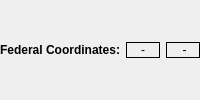
           <widget class="QWidget" name="FederalCoordinatesWidget" native="true">
            <property name="sizePolicy">
             <sizepolicy hsizetype="Expanding" vsizetype="Expanding">
              <horstretch>0</horstretch>
              <verstretch>0</verstretch>
             </sizepolicy>
            </property>
            <layout class="QHBoxLayout" name="horizontalLayout_20" stretch="1,1,1">
             <property name="margin">
              <number>0</number>
             </property>
             <item>
              <widget class="QLabel" name="fedCoordLbl">
               <property name="sizePolicy">
                <sizepolicy hsizetype="Expanding" vsizetype="Fixed">
                 <horstretch>0</horstretch>
                 <verstretch>0</verstretch>
                </sizepolicy>
               </property>
               <property name="font">
                <font>
                 <weight>75</weight>
                 <bold>true</bold>
                </font>
               </property>
               <property name="text">
                <string>Federal Coordinates:</string>
               </property>
               <property name="alignment">
                <set>Qt::AlignRight|Qt::AlignTrailing|Qt::AlignVCenter</set>
               </property>
              </widget>
             </item>
             <item>
              <widget class="QLabel" name="federalEastLbl">
               <property name="sizePolicy">
                <sizepolicy hsizetype="Expanding" vsizetype="Fixed">
                 <horstretch>0</horstretch>
                 <verstretch>0</verstretch>
                </sizepolicy>
               </property>
               <property name="cursor">
                <cursorShape>ArrowCursor</cursorShape>
               </property>
               <property name="focusPolicy">
                <enum>Qt::WheelFocus</enum>
               </property>
               <property name="layoutDirection">
                <enum>Qt::LeftToRight</enum>
               </property>
               <property name="frameShape">
                <enum>QFrame::Box</enum>
               </property>
               <property name="lineWidth">
                <number>1</number>
               </property>
               <property name="text">
                <string>-</string>
               </property>
               <property name="alignment">
                <set>Qt::AlignCenter</set>
               </property>
              </widget>
             </item>
             <item>
              <widget class="QLabel" name="federalNorthLbl">
               <property name="sizePolicy">
                <sizepolicy hsizetype="Ignored" vsizetype="Fixed">
                 <horstretch>0</horstretch>
                 <verstretch>0</verstretch>
                </sizepolicy>
               </property>
               <property name="cursor">
                <cursorShape>ArrowCursor</cursorShape>
               </property>
               <property name="focusPolicy">
                <enum>Qt::WheelFocus</enum>
               </property>
               <property name="layoutDirection">
                <enum>Qt::LeftToRight</enum>
               </property>
               <property name="frameShape">
                <enum>QFrame::Box</enum>
               </property>
               <property name="text">
                <string> -</string>
               </property>
               <property name="alignment">
                <set>Qt::AlignCenter</set>
               </property>
              </widget>
             </item>
            </layout>
           </widget>
